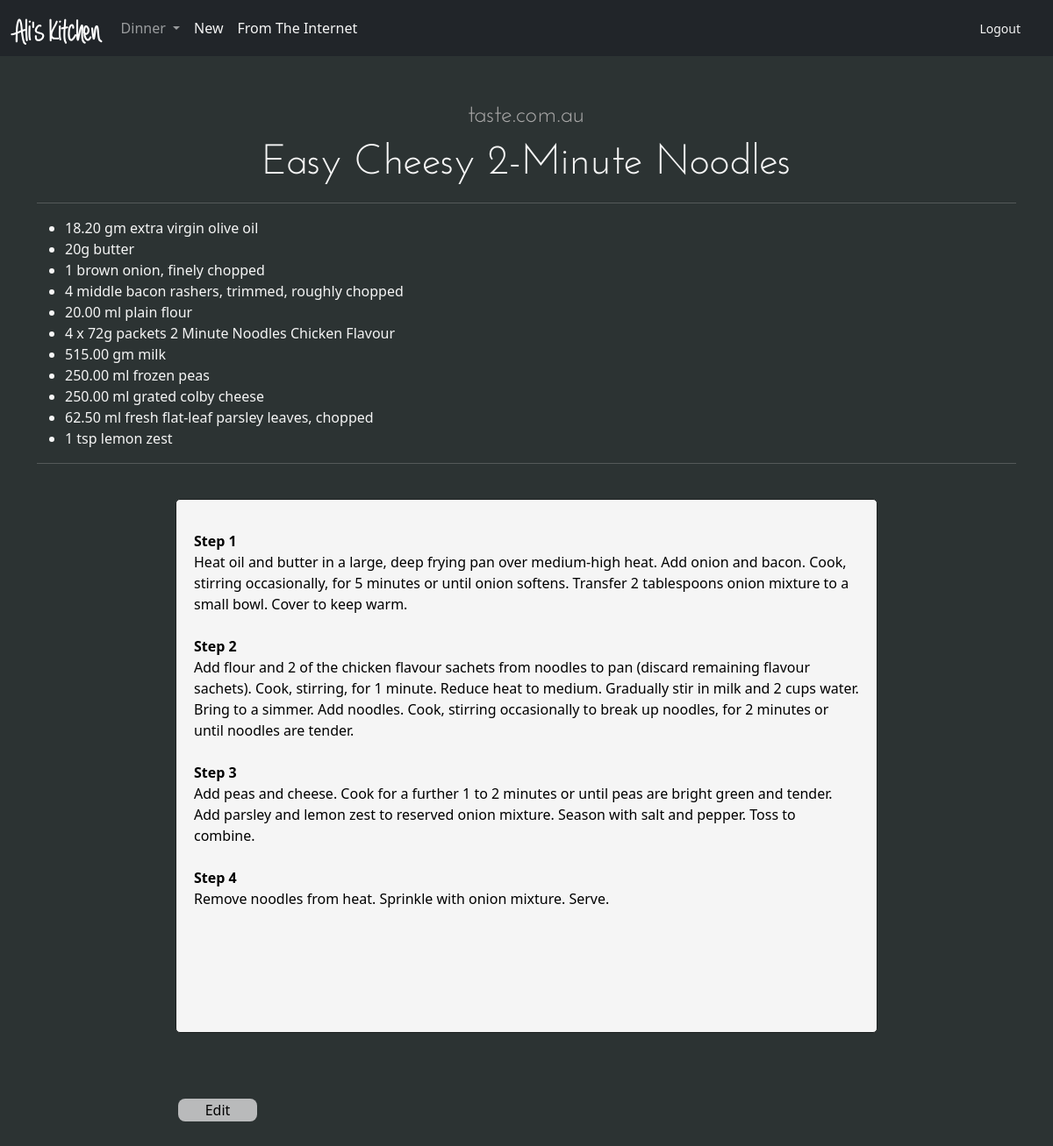
/view_recipe/f4e00d3f53c042618f0a4dd7fef31fae (signed in), run on the app's committed database.
### recipes/models.py (models this page shows)
class Category(models.Model):
    user = models.ForeignKey(User, on_delete=models.CASCADE)
    name = models.CharField(max_length=50)
    image = models.URLField(blank=True, null=True,)
    description = models.TextField(blank=True, null=True)
    class Meta:
        verbose_name_plural = 'categories'
    def __str__(self):
        return self.name

class Recipe(models.Model):
    id = models.UUIDField(primary_key=True, default=uuid.uuid4, editable=False)
    user = models.ForeignKey(User, on_delete=models.CASCADE)
    category = models.ForeignKey(
        Category, on_delete=models.CASCADE, blank=True, null=True)
    title = models.CharField(max_length=50, blank=True, null=True)
    body = models.TextField(blank=True, null=True)
    ingredients = models.CharField(max_length=1000, blank=True, null=True)
    servings = models.IntegerField(blank=True, null=True)
    site = models.CharField(max_length=200, blank=True, null=True)
    def __str__(self):
        return self.title

### recipes/views.py (the view)
# urls.py: path('view_recipe/<str:rec_pk>', views.view_recipe, name='view_recipe'),
def view_recipe(request, rec_pk):
    user_pk = request.user.pk
    recipes = Recipe.objects.filter(user__pk=user_pk)
    categories = Category.objects.filter(user__pk=user_pk)
    recipe = Recipe.objects.get(pk=rec_pk)
    if recipe.ingredients:
        ingr_list = recipe.ingredients.split('#')
    else:
        ingr_list = []
    if recipes:
        for rec in recipes:
            if not rec.title or not rec.category or not rec.body:
                rec.delete()
                recipes = Recipe.objects.filter(user__pk=user_pk)
    if categories:
        for cat in categories:
            empty_cat = True
            for rec in recipes:
                if rec.category.pk == cat.pk:
                    empty_cat = False
            if empty_cat:
                cat_del = Category.objects.get(pk=cat.pk)
                cat_del.delete()
            categories = Category.objects.filter(user__pk=user_pk)
    return render(request, 'recipes/view_recipe.html', {
        'recipe': recipe,
        'ingr_list': ingr_list,
        'categories': categories,
        'recipes': recipes,
    })

### recipes/templates/recipes/view_recipe.html (shortened to what this page needs)
{% extends 'recipes/header.html' %}
{% block content %}
  <div>
    <div style="text-align: center;">
      {% if recipe.site %}
        <h6><small style="color: rgb(168, 167, 167)">{{ recipe.site }}</small></h6>
      {% endif %}
      <h3>{{ recipe.title.title }} </h3>
    </div>
    {% if ingr_list %}
      <hr>
      <div>
        <ul>
          {% for i in ingr_list %}
            {% if i %}
              {% if i.0 == '!' %}
                <br>
                <strong>{{i| slice:'1:'}}</strong>
              {% else %}
                <li>{{i}}</li>
              {% endif %}
            {% endif %}
          {% endfor %}
        </ul>
      </div>
      <hr>
    {% endif %}
    <br>
    <div class="center">
      <div class="recipe-text">
        {{ recipe.body| safe }}
      </div>
    </div>
  </div>
  <br><br><br>
  <div class="center">
    <div class="edit-button">
      <a href="{% url 'recipes:edit_recipe' action=recipe.pk %}">
        <button id="button">Edit</button>
      </a>
    </div>
  </div>
  <div class="footer-div"> </div>
{% endblock %}

### recipes/templates/recipes/includes/navbar.html (shortened to what this page needs)
<nav class="navbar navbar-expand-lg navbar sticky-top navbar-dark bg-dark">
    <div class="container-fluid">
      {% if user.is_authenticated %}
        <a class="navbar-brand" href="{% url 'recipes:index' %}" style="font-family: AlwaysForever; font-size: 35px; margin-bottom: -15px; font-weight: bold">Ali's Kitchen</a>
        <div class="collapse navbar-collapse" id="navbarNavDarkDropdown">
            <ul class="navbar-nav">
              {% for cat in categories %}
                <li class="nav-item dropdown">
                  <a class="nav-link dropdown-toggle" href="#" id="navbarDarkDropdownMenuLink" role="button" data-bs-toggle="dropdown" aria-expanded="false">
                    {{cat|title}}
                  </a>
                </li>
              {% endfor %}
              <li>
                <a style="color: whitesmoke;" class="nav-link" href="{% url 'recipes:create' action='new' %}">New</a>
              </li>
              <li>
                <a style="color: whitesmoke;" class="nav-link" href="{% url 'recipes:get_recipe' %}">From The Internet</a>
              </li>
            </ul>
        </div>
        <div style="margin-right: 25px;">
          <a href="/logout" style="color:whitesmoke"><small>Logout</small></a>
        </div>
      {% endif %}
    </div>
  </nav>

### recipes/static/recipes/style.css (style rules this page uses)
a { text-decoration: none; color: rgb(104, 180, 222); }
body { color: whitesmoke; background-color: #2C3333; }
hr { display: block; height: 1px; border: 0; border-top: 1px solid #ccc; margin: 1em 0; padding: 0; }
h3 { text-align: center; font-family: JosefinSans; font-size: 3rem; }
h6 { text-align: center; font-family: JosefinSans; font-size: 2rem; }
.recipe-text { width: 800px; height: 100%; background-color: whitesmoke; color: black; padding: 20px; padding-top: 35px; padding-bottom: 100px; border: 1px solid #1d2121; border-radius: 5px; }
.edit-button { display: flex; justify-content: left; width: 800px; }
.center { display: flex; justify-content: center; }
.footer-div { height: 200px; }
#button { width: 90px; border-radius: 8px; margin: 3px; background-color: rgb(185, 186, 187); border: none; }

### data on the page
Category: name "Dinner"
Recipe: site "taste.com.au", title "Easy Cheesy 2-Minute Noodles", body "Step 1 Heat oil and butter in a large, deep frying pan over medium-high heat. Add onion and bacon. Cook, stirring occasionally, for 5 minutes or until onion softens. Transfer 2 tablespoons onion mixture to a small bowl. Cover to keep warm. Step 2 Add flour and 2 of the chicken flavour sachets from noodles to pan (discard remaining flavour sachets). Cook, stirring, for 1 minute. Reduce heat to medium. Gradually stir in milk and 2 cups water. Bring to a simmer. Add noodles. Cook, stirring occasionally to break up noodles, for 2 minutes or until noodles are tender. Step 3 Add peas and cheese. Cook for a further 1 to 2 minutes or until peas are bright green and tender. Add parsley and lemon…"

### other printed values
{{ i }} "18.20 gm extra virgin olive oil" "20g butter" "1 brown onion, finely chopped" "4 middle bacon rashers, trimmed, roughly chopped" "20.00 ml plain flour" "4 x 72g packets 2 Minute Noodles Chicken Flavour" "515.00 gm milk" "250.00 ml frozen peas" "250.00 ml grated colby cheese" "62.50 ml fresh flat-leaf parsley leaves, chopped" "1 tsp lemon zest"
